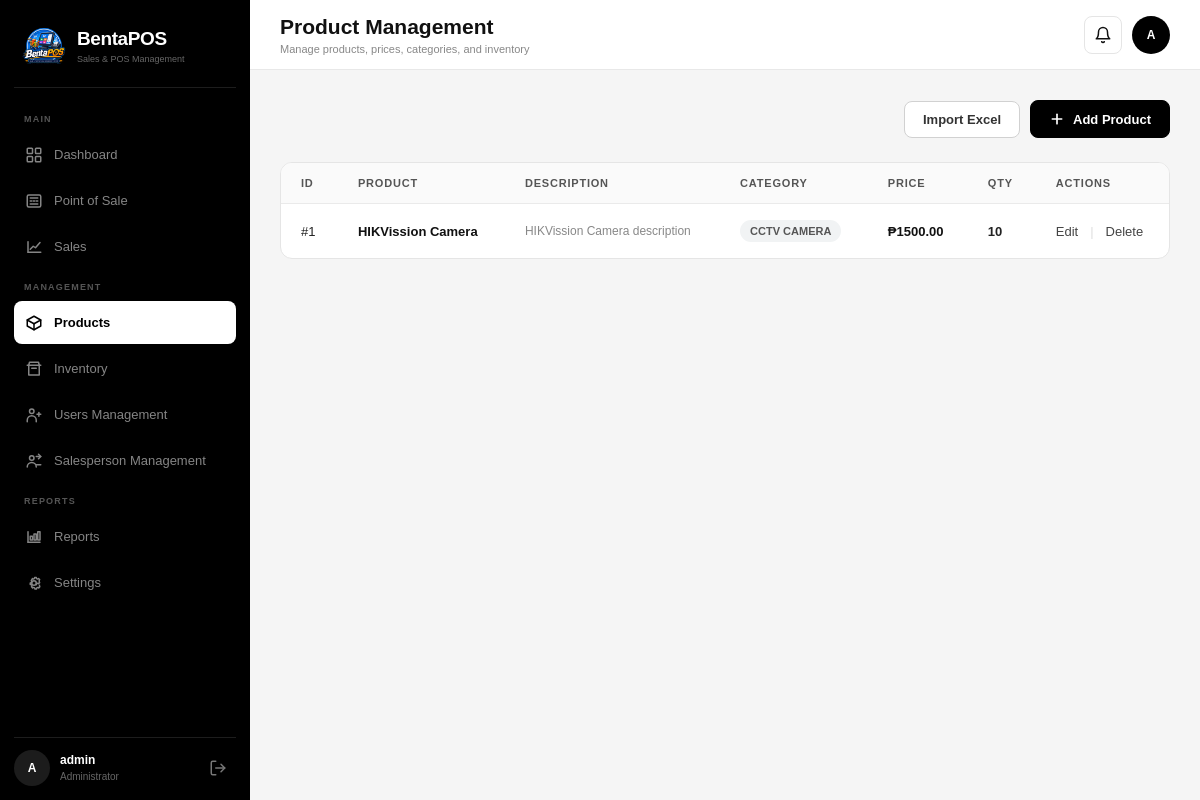
/kitaPos/products/ (signed in), run on an earlier commit of the app's database.
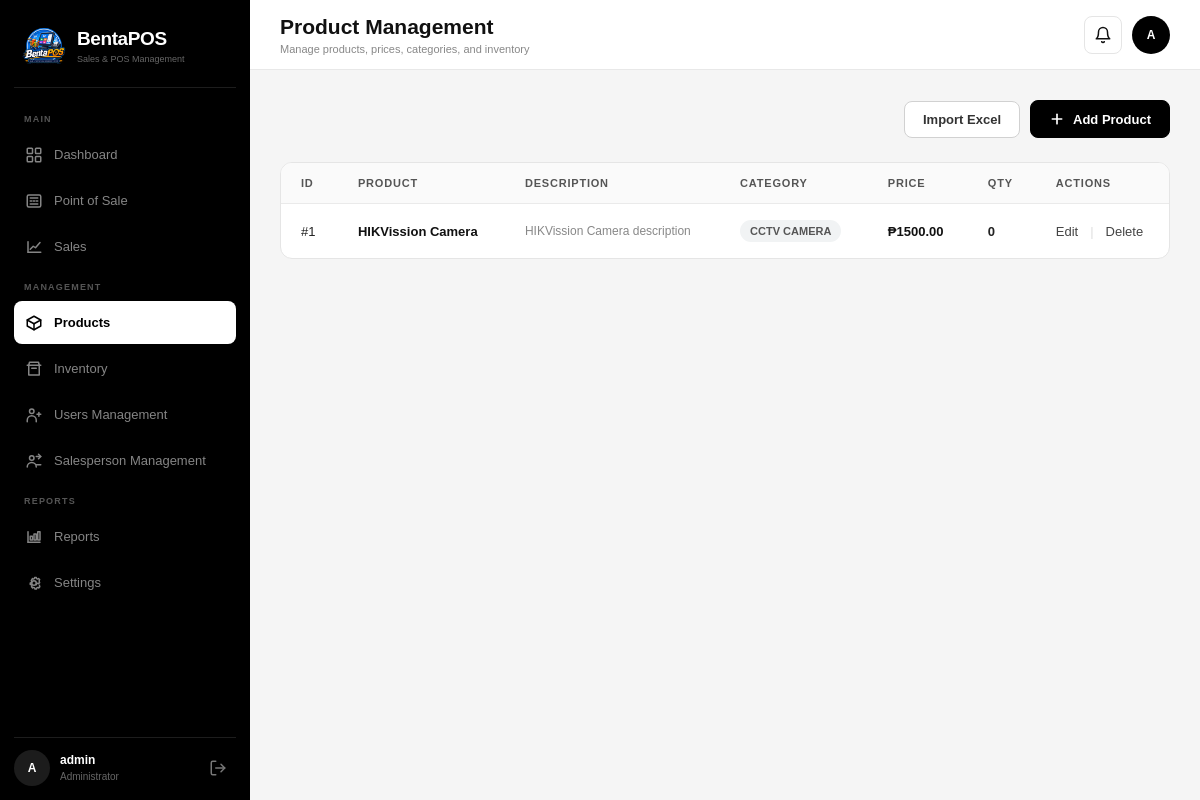
And on a later commit of the database.
### core/models.py (models this page shows, shortened)
class Product(models.Model):
    product_model = models.CharField(
        max_length=150
    )
    description = models.TextField(
        blank=True,
        null=True
    )
    category = models.CharField(
        max_length=100
    )
    price = models.DecimalField(
        max_digits=10,
        decimal_places=2
    )
    qty = models.PositiveIntegerField(
        default=0
    )
    created_at = models.DateTimeField(
        auto_now_add=True
    )
    updated_at = models.DateTimeField(
        auto_now=True
    )
    class Meta:
        ordering = ["product_model"]
        verbose_name = "Product"
        verbose_name_plural = "Products"

### core/views.py (the view)
# urls.py: path("products/", views.product_list, name="product_list"),
@login_required
@user_passes_test(is_superuser)
def product_list(request):
    products = Product.objects.all().order_by("-id")
    paginator = Paginator(products, 10)  # 10 products per page
    page_number = request.GET.get("page")
    page_obj = paginator.get_page(page_number)
    return render(
        request,
        "products/product_list.html",
        {
            "products": page_obj.object_list,
            "page_obj": page_obj,
            "paginator": paginator,
        }
    )

### core/views.py (called while the page is built)
def is_superuser(user):
    return user.is_authenticated and user.is_superuser

### core/templates/products/product_list.html (shortened to what this page needs)
{% extends 'base.html' %}
{% block page_title %}
Product Management
{% endblock %}
{% block page_subtitle %}
Manage products, prices, categories, and inventory
{% endblock %}
{% block content %}
<div class="product-page">
<div class="page-header-actions">
    <div class="header-buttons">
        <a
            href="{% url 'import-products' %}"
            class="btn-secondary"
        >
            Import Excel
        </a>
        <a
            href="{% url 'add-product' %}"
            class="btn-primary"
        >
            <svg
                viewBox="0 0 24 24"
                fill="none"
                stroke="currentColor"
                stroke-width="2.5"
                stroke-linecap="round"
                stroke-linejoin="round"
                aria-hidden="true"
            >
                <line
                    x1="12"
                    y1="5"
                    x2="12"
                    y2="19"
                />
                <line
                    x1="5"
                    y1="12"
                    x2="19"
                    y2="12"
                />
            </svg>
            Add Product
        </a>
    </div>
</div>
<div class="table-card">
    <div class="table-wrapper">
        <table class="data-table">
            <thead>
                <tr>
                    <th>ID</th>
                    <th>Product</th>
                    <th>Description</th>
                    <th>Category</th>
                    <th>Price</th>
                    <th>Qty</th>
                    <th>Actions</th>
                </tr>
            </thead>
            <tbody>
                {% for product in products %}
                <tr>
                    <td data-label="ID">
                        #{{ product.id }}
                    </td>
                    <td data-label="Product">
                        <div class="product-name">
                            {{ product.product_model }}
                        </div>
                    </td>
                    <td data-label="Description">
                        <div class="product-description">
                            {% if product.description %}
                                {{ product.description }}
                            {% else %}
                                No description
                            {% endif %}
                        </div>
                    </td>
                    <td data-label="Category">
                        <span class="badge">
                            {{ product.category }}
                        </span>
                    </td>
                    <td data-label="Price">
                        <span class="price">
                            ₱{{ product.price|floatformat:2 }}
                        </span>
                    </td>
                    <td data-label="Qty">
                        <span class="qty">
                            {{ product.qty }}
                        </span>
                    </td>
                    <td data-label="Actions">
                        <div class="table-actions">
                            <a
                                href="{% url 'edit-product' product.id %}"
                                class="action-link"
                            >
                                Edit
                            </a>
                            <span style="color:#ddd;">
                                |
                            </span>
                            <a
                                href="{% url 'delete-product' product.id %}"
                                class="action-link delete-link"
                            >
                                Delete
                            </a>
                        </div>
                    </td>
                </tr>
                {% endfor %}
            </tbody>
        </table>
    </div>
</div>
</div>
{% endblock %}

What changed in the data, as far as the page shows it:
changed Product "HIKVission Camera": qty "10" → "0"
